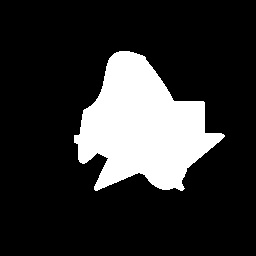
#> input picture Lab5/figurer_c.jpg, 256 x 256 px, found by its file name
$ python Lab5_2.py
#> lines starting #> are read from the running program, lines starting #| are printed output that depends on the picture; after the words box and inside, x2 and y2 are one past the last pixel; in counts of white or black regions, pixels touching at a corner belong together
import numpy as np
import cv2 as cv

img = cv.imread('Lab5/figurer_c.jpg', cv.IMREAD_GRAYSCALE)
#> img is the input picture: shape (256, 256); min 0, max 255, mean 47.6
assert img is not None, "file could not be read, check with os.path.exists()"

# бинаризация изображения с порогом 127
ret, thresh = cv.threshold(img, 127, 255, 0)
#> thresh: shape (256, 256); 18.7% white; 1 white region

# нахождение контуров
contours, hierarchy = cv.findContours(thresh, cv.RETR_TREE, cv.CHAIN_APPROX_SIMPLE)
#> contours = 1 contour; box (x1, y1, x2, y2) and area: (74, 51, 225, 191) 11994
assert len(contours) > 0, "no contours found"
cnt = contours[0]
#> cnt = contour of 245 points, box (x1, y1, x2, y2) (74, 51, 225, 191), area 11994

# 1) Aspect Ratio — соотношение сторон ограничивающего прямоугольника
x,y,w,h = cv.boundingRect(cnt)
#> x = 74; y = 51; w = 151; h = 140
aspect_ratio = float(w)/h
#> aspect_ratio = 1.08

# 2) Extent — доля площади контура от площади его ограничивающего прямоугольника
area = cv.contourArea(cnt)
#> area = 11994.5
rect_area = w*h
#> rect_area = 21140
extent = float(area)/rect_area
#> extent = 0.567

# 3) Solidity — доля площади контура от площади его выпуклой оболочки
hull = cv.convexHull(cnt)
#> hull = contour of 21 points, box (x1, y1, x2, y2) (74, 51, 225, 191), area 14730
hull_area = cv.contourArea(hull)
#> hull_area = 14729.5
solidity = float(area)/hull_area
#> solidity = 0.814

# 4) Equivalent Diameter — диаметр круга с той же площадью, что и контур
equi_diameter = np.sqrt(4*area/np.pi)
#> equi_diameter = 123.6

# 5) Orientation — ориентация объекта (угол наклона), а также длины главной и малой осей
(x_,y_),(MA,ma),angle = cv.fitEllipse(cnt)
#> x_ = 141.9; y_ = 127.1; MA = 126.6; ma = 137.4; angle = 126.5

# 6) Mask и Pixel Points — маска объекта и список пикселей, принадлежащих ему
mask = np.zeros(img.shape,np.uint8)
cv.drawContours(mask,[cnt],0,255,-1)
pixelpoints = np.transpose(np.nonzero(mask))
#> pixelpoints = 12237 pairs, first value 51 to 190, second value 74 to 224
# либо альтернативно: # pixelpoints = cv.findNonZero(mask)

# 7) Максимальное и минимальное значение и их местоположение
min_val, max_val, min_loc, max_loc = cv.minMaxLoc(img, mask = mask)
#> min_val = 248; max_val = 255; min_loc = (162, 93); max_loc = (119, 51)

# 8) Средний цвет или средняя интенсивность объекта
mean_val = cv.mean(img, mask = mask)
#> mean_val = (254.9, 0, 0, 0)

# 9) Экстремальные точки — крайние точки контура
leftmost   = tuple(cnt[cnt[:,:,0].argmin()][0])
#> leftmost = (74, 135)
rightmost  = tuple(cnt[cnt[:,:,0].argmax()][0])
#> rightmost = (224, 136)
topmost    = tuple(cnt[cnt[:,:,1].argmin()][0])
#> topmost = (119, 51)
bottommost = tuple(cnt[cnt[:,:,1].argmax()][0])
#> bottommost = (95, 190)

img_color = cv.imread('Lab5/figurer_c.jpg')

cv.circle(img_color, leftmost,   8, (0, 0, 255), -1)    # красная точка — левая
cv.circle(img_color, rightmost,  8, (0, 255, 0), -1)    # зелёная — правая
cv.circle(img_color, topmost,    8, (255, 0, 0), -1)    # синяя — верхняя
cv.circle(img_color, bottommost, 8, (0, 255, 255), -1)  # жёлтая — нижняя
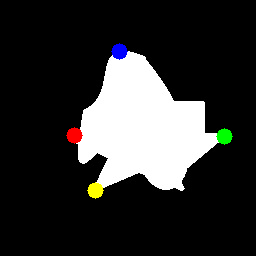
#> img_color: shape (256, 256, 3); mean B, G, R 47.4, 48.1, 48.1

cv.imshow('Extremal Points', img_color)
cv.waitKey(0)
cv.destroyAllWindows()
